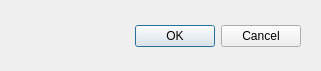
<?xml version="1.0" encoding="UTF-8"?>
<ui version="4.0">
 <class>Dialog</class>
 <widget class="QDialog" name="Dialog">
  <property name="geometry">
   <rect>
    <x>0</x>
    <y>0</y>
    <width>321</width>
    <height>71</height>
   </rect>
  </property>
  <property name="windowTitle">
   <string>Dialog</string>
  </property>
  <widget class="QDialogButtonBox" name="buttonBox">
   <property name="geometry">
    <rect>
     <x>-40</x>
     <y>20</y>
     <width>341</width>
     <height>32</height>
    </rect>
   </property>
   <property name="orientation">
    <enum>Qt::Horizontal</enum>
   </property>
   <property name="standardButtons">
    <set>QDialogButtonBox::Cancel|QDialogButtonBox::Ok</set>
   </property>
  </widget>
 </widget>
 <resources/>
 <connections>
  <connection>
   <sender>buttonBox</sender>
   <signal>accepted()</signal>
   <receiver>Dialog</receiver>
   <slot>accept()</slot>
   <hints>
    <hint type="sourcelabel">
     <x>248</x>
     <y>254</y>
    </hint>
    <hint type="destinationlabel">
     <x>157</x>
     <y>274</y>
    </hint>
   </hints>
  </connection>
  <connection>
   <sender>buttonBox</sender>
   <signal>rejected()</signal>
   <receiver>Dialog</receiver>
   <slot>reject()</slot>
   <hints>
    <hint type="sourcelabel">
     <x>316</x>
     <y>260</y>
    </hint>
    <hint type="destinationlabel">
     <x>286</x>
     <y>274</y>
    </hint>
   </hints>
  </connection>
 </connections>
</ui>
